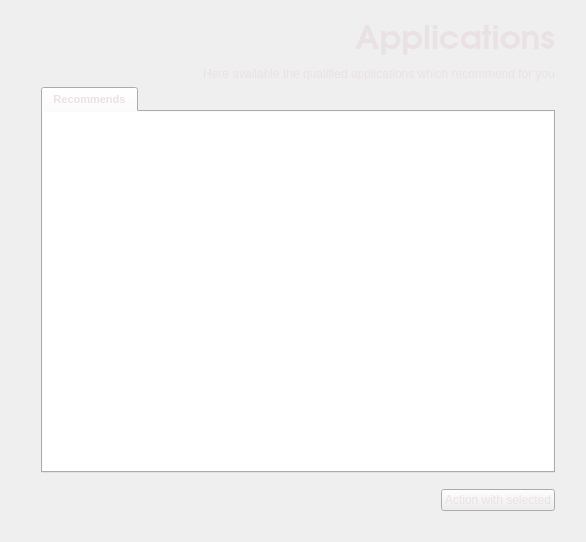
<?xml version="1.0" encoding="UTF-8"?>
<ui version="4.0">
 <class>applicationsWidget</class>
 <widget class="QWidget" name="applicationsWidget">
  <property name="geometry">
   <rect>
    <x>0</x>
    <y>0</y>
    <width>586</width>
    <height>542</height>
   </rect>
  </property>
  <property name="windowTitle">
   <string>Recommend</string>
  </property>
  <property name="styleSheet">
   <string>color: rgb(234, 225, 228);</string>
  </property>
  <layout class="QGridLayout" name="gridLayout">
   <item row="4" column="0">
    <spacer name="horizontalSpacer_3">
     <property name="orientation">
      <enum>Qt::Horizontal</enum>
     </property>
     <property name="sizeType">
      <enum>QSizePolicy::Fixed</enum>
     </property>
     <property name="sizeHint" stdset="0">
      <size>
       <width>30</width>
       <height>20</height>
      </size>
     </property>
    </spacer>
   </item>
   <item row="4" column="1">
    <layout class="QVBoxLayout" name="verticalLayout">
     <item>
      <widget class="QTabWidget" name="tabWidget">
       <property name="font">
        <font>
         <pointsize>8</pointsize>
         <weight>75</weight>
         <bold>true</bold>
        </font>
       </property>
       <property name="layoutDirection">
        <enum>Qt::LeftToRight</enum>
       </property>
       <property name="tabPosition">
        <enum>QTabWidget::North</enum>
       </property>
       <property name="tabShape">
        <enum>QTabWidget::Rounded</enum>
       </property>
       <property name="currentIndex">
        <number>0</number>
       </property>
       <widget class="QWidget" name="tab1">
        <property name="enabled">
         <bool>true</bool>
        </property>
        <property name="cursor">
         <cursorShape>PointingHandCursor</cursorShape>
        </property>
        <attribute name="icon">
         <iconset theme="star-new-symbolic">
          <normaloff>.</normaloff>.</iconset>
        </attribute>
        <attribute name="title">
         <string>Recommends</string>
        </attribute>
        <widget class="QListWidget" name="RecommendApps">
         <property name="geometry">
          <rect>
           <x>0</x>
           <y>0</y>
           <width>511</width>
           <height>411</height>
          </rect>
         </property>
         <property name="minimumSize">
          <size>
           <width>0</width>
           <height>300</height>
          </size>
         </property>
         <property name="autoFillBackground">
          <bool>false</bool>
         </property>
         <property name="styleSheet">
          <string notr="true">#listInstallator{background-color: qlineargradient(spread:pad, x1:0, y1:0, x2:1, y2:0, stop:0 rgba(0, 0, 0, 81), stop:0.00537634 rgba(0, 0, 0, 80), stop:1 rgba(250, 250, 230, 80));

border: 1px solid rgb(236, 236, 236, 80);}</string>
         </property>
         <property name="frameShape">
          <enum>QFrame::NoFrame</enum>
         </property>
         <property name="frameShadow">
          <enum>QFrame::Sunken</enum>
         </property>
         <property name="alternatingRowColors">
          <bool>false</bool>
         </property>
         <property name="textElideMode">
          <enum>Qt::ElideRight</enum>
         </property>
         <property name="isWrapping" stdset="0">
          <bool>false</bool>
         </property>
         <property name="resizeMode">
          <enum>QListView::Fixed</enum>
         </property>
         <property name="layoutMode">
          <enum>QListView::SinglePass</enum>
         </property>
         <property name="spacing">
          <number>0</number>
         </property>
         <property name="gridSize">
          <size>
           <width>0</width>
           <height>110</height>
          </size>
         </property>
         <property name="viewMode">
          <enum>QListView::ListMode</enum>
         </property>
         <property name="modelColumn">
          <number>0</number>
         </property>
         <property name="uniformItemSizes">
          <bool>false</bool>
         </property>
         <property name="batchSize">
          <number>100</number>
         </property>
        </widget>
       </widget>
      </widget>
     </item>
     <item>
      <spacer name="verticalSpacer_3">
       <property name="orientation">
        <enum>Qt::Vertical</enum>
       </property>
       <property name="sizeType">
        <enum>QSizePolicy::Fixed</enum>
       </property>
       <property name="sizeHint" stdset="0">
        <size>
         <width>20</width>
         <height>10</height>
        </size>
       </property>
      </spacer>
     </item>
     <item>
      <layout class="QHBoxLayout" name="horizontalLayout">
       <item>
        <widget class="QLabel" name="labelUpdate">
         <property name="font">
          <font>
           <family>URW Gothic L</family>
           <pointsize>10</pointsize>
          </font>
         </property>
         <property name="text">
          <string/>
         </property>
        </widget>
       </item>
       <item>
        <spacer name="horizontalSpacer_5">
         <property name="orientation">
          <enum>Qt::Horizontal</enum>
         </property>
         <property name="sizeType">
          <enum>QSizePolicy::Expanding</enum>
         </property>
         <property name="sizeHint" stdset="0">
          <size>
           <width>20</width>
           <height>20</height>
          </size>
         </property>
        </spacer>
       </item>
       <item>
        <widget class="QPushButton" name="pushUpdateButton">
         <property name="toolTip">
          <string>&lt;!DOCTYPE HTML PUBLIC &quot;-//W3C//DTD HTML 4.0//EN&quot; &quot;http://www.w3.org/TR/REC-html40/strict.dtd&quot;&gt;
&lt;html&gt;&lt;head&gt;&lt;meta name=&quot;qrichtext&quot; content=&quot;1&quot; /&gt;&lt;style type=&quot;text/css&quot;&gt;
p, li { white-space: pre-wrap; }
&lt;/style&gt;&lt;/head&gt;&lt;body style=&quot; font-family:'Sans Serif'; font-size:9pt; font-weight:400; font-style:normal;&quot;&gt;
&lt;p style=&quot; margin-top:0px; margin-bottom:0px; margin-left:0px; margin-right:0px; -qt-block-indent:0; text-indent:0px;&quot;&gt;&lt;span style=&quot; font-weight:600;&quot;&gt;Here you can download fresh recommend &lt;/span&gt;&lt;/p&gt;
&lt;p style=&quot; margin-top:0px; margin-bottom:0px; margin-left:0px; margin-right:0px; -qt-block-indent:0; text-indent:0px;&quot;&gt;&lt;span style=&quot; font-weight:600;&quot;&gt;application's list from blackPanther servers...&lt;/span&gt;&lt;/p&gt;&lt;/body&gt;&lt;/html&gt;</string>
         </property>
         <property name="text">
          <string>Action with selected</string>
         </property>
        </widget>
       </item>
      </layout>
     </item>
    </layout>
   </item>
   <item row="4" column="2">
    <spacer name="horizontalSpacer_4">
     <property name="orientation">
      <enum>Qt::Horizontal</enum>
     </property>
     <property name="sizeType">
      <enum>QSizePolicy::Fixed</enum>
     </property>
     <property name="sizeHint" stdset="0">
      <size>
       <width>20</width>
       <height>20</height>
      </size>
     </property>
    </spacer>
   </item>
   <item row="5" column="1">
    <spacer name="verticalSpacer_6">
     <property name="orientation">
      <enum>Qt::Vertical</enum>
     </property>
     <property name="sizeType">
      <enum>QSizePolicy::Fixed</enum>
     </property>
     <property name="sizeHint" stdset="0">
      <size>
       <width>20</width>
       <height>20</height>
      </size>
     </property>
    </spacer>
   </item>
   <item row="0" column="1">
    <widget class="QLabel" name="label">
     <property name="sizePolicy">
      <sizepolicy hsizetype="Fixed" vsizetype="Fixed">
       <horstretch>0</horstretch>
       <verstretch>0</verstretch>
      </sizepolicy>
     </property>
     <property name="minimumSize">
      <size>
       <width>0</width>
       <height>50</height>
      </size>
     </property>
     <property name="font">
      <font>
       <family>URW Gothic L</family>
       <pointsize>25</pointsize>
       <weight>75</weight>
       <bold>true</bold>
      </font>
     </property>
     <property name="layoutDirection">
      <enum>Qt::RightToLeft</enum>
     </property>
     <property name="styleSheet">
      <string/>
     </property>
     <property name="text">
      <string>Applications</string>
     </property>
     <property name="alignment">
      <set>Qt::AlignRight|Qt::AlignTrailing|Qt::AlignVCenter</set>
     </property>
    </widget>
   </item>
   <item row="1" column="1">
    <widget class="QLabel" name="label_2">
     <property name="text">
      <string>Here available the qualified applications which recommend for you</string>
     </property>
     <property name="alignment">
      <set>Qt::AlignRight|Qt::AlignTrailing|Qt::AlignVCenter</set>
     </property>
    </widget>
   </item>
  </layout>
 </widget>
 <resources/>
 <connections/>
</ui>
